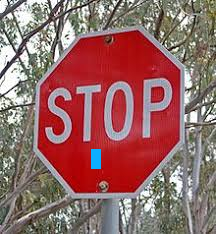
#> input picture Playing around with PyQt5/Day 8/NewImage.png, 216 x 234 px, found by its file name
$ python Example3.py
#> lines starting #> are read from the running program, lines starting #| are printed output that depends on the picture; after the words box and inside, x2 and y2 are one past the last pixel; in counts of white or black regions, pixels touching at a corner belong together
#
#  Use k-means clustering to find the most-common colors in an image
#
import cv2
import numpy as np
from sklearn.cluster import KMeans


def make_histogram(cluster):
    """
    Count the number of pixels in each cluster
    :param: KMeans cluster
    :return: numpy histogram
    """
    numLabels = np.arange(0, len(np.unique(cluster.labels_)) + 1)
    hist, _ = np.histogram(cluster.labels_, bins=numLabels)
    hist = hist.astype('float32')
    hist /= hist.sum()
    return hist


def make_bar(height, width, color):
    """
    Create an image of a given color
    :param: height of the image
    :param: width of the image
    :param: BGR pixel values of the color
    :return: tuple of bar, rgb values, and hsv values
    """
    bar = np.zeros((height, width, 3), np.uint8)
    bar[:] = color
    red, green, blue = int(color[2]), int(color[1]), int(color[0])
    hsv_bar = cv2.cvtColor(bar, cv2.COLOR_BGR2HSV)
    hue, sat, val = hsv_bar[0][0]
    return bar, (red, green, blue), (hue, sat, val)


# START HERE
img = cv2.imread('newImage.png')
#> img is the input picture: shape (234, 216, 3); mean B, G, R 102, 103.9, 147.8
height, width, _ = np.shape(img)
#> height = 234; width = 216

# reshape the image to be a simple list of RGB pixels
image = img.reshape((height * width, 3))

# we'll pick the 5 most common colors
num_clusters = 5
clusters = KMeans(n_clusters=num_clusters)
clusters.fit(image)

# count the dominant colors and put them in "buckets"
histogram = make_histogram(clusters)
# then sort them, most-common first
combined = zip(histogram, clusters.cluster_centers_)
combined = sorted(combined, key=lambda x: x[0], reverse=True)

# finally, we'll output a graphic showing the colors in order
bars = []
RGB = []
for index, rows in enumerate(combined):
    bar, rgb, hsv = make_bar(200, 200, rows[1])
    print(f'Bar {index + 1}')
    print(f'  RGB values: {rgb}')
    RGB.append(str(rgb))
    bars.append(bar)
#> this loop made 5 passes
#> (hue in make_bar, sat in make_bar, val in make_bar, rgb) on passes 1 to 5: (179, 219, 168, (168, 24, 30)), (21, 27, 122, (122, 118, 109)), (140, 5, 168, (167, 165, 168)), (24, 46, 78, (78, 75, 64)), (45, 4, 237, (235, 237, 233))
#|   RGB values: (168, 24, 30)
#|   RGB values: (122, 118, 109)
#|   RGB values: (167, 165, 168)
#|   RGB values: (78, 75, 64)
#|   RGB values: (235, 237, 233)
#> pass 1, `bar, rgb, hsv = make_bar(200, 200, rows[1])`:
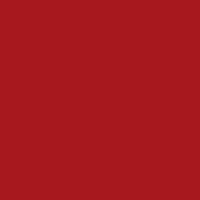
#> bar: shape (200, 200, 3); mean of channels 0, 1, 2 30, 24, 168; drawn as B, G, R
#> pass 2, `bar, rgb, hsv = make_bar(200, 200, rows[1])`:
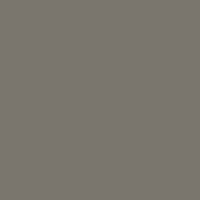
#> bar: shape (200, 200, 3); mean of channels 0, 1, 2 109, 118, 122; drawn as B, G, R
#> after the loop, RGB = ['(168, 24, 30)', '(122, 118, 109)', '(167, 165, 168)', '(78, 75, 64)', '(235, 237, 233)']; bars = 5 items

img = np.hstack(bars)
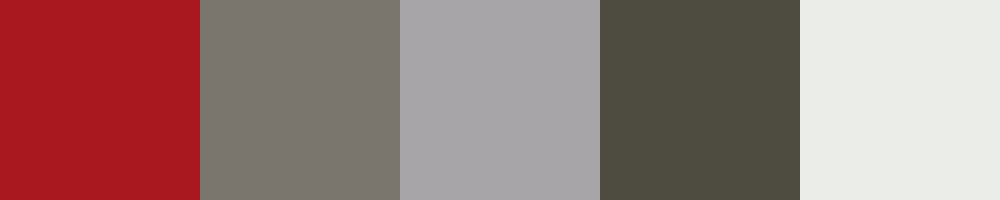
#> img: shape (200, 1000, 3); mean of channels 0, 1, 2 120.8, 123.8, 154; drawn as B, G, R
for i in range(len(RGB)):
    img = cv2.putText(img, RGB[i], (5 + (i * 200), 20), cv2.FONT_HERSHEY_TRIPLEX, 0.5, (0,0,0), 1, cv2.LINE_AA)
#> this loop made 5 passes
#> pass 1, `img = cv2.putText(img, RGB[i], (5 + (i * 200), 20), cv2.FONT_HERSHEY_T..`:
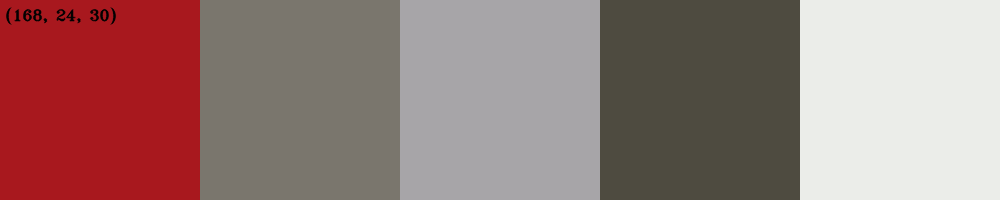
#> img: shape (200, 1000, 3); 0.41% of pixels changed, all inside (x1, y1, x2, y2) = (5, 7, 117, 25); drawn as B, G, R
#> pass 2, `img = cv2.putText(img, RGB[i], (5 + (i * 200), 20), cv2.FONT_HERSHEY_T..`:
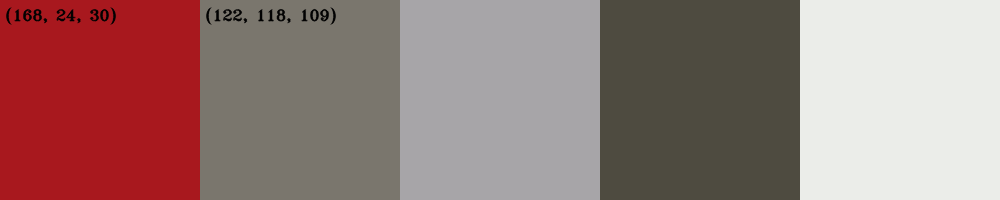
#> img: shape (200, 1000, 3); 0.44% of pixels changed, all inside (x1, y1, x2, y2) = (206, 7, 337, 25); drawn as B, G, R
#> pass 3, `img = cv2.putText(img, RGB[i], (5 + (i * 200), 20), cv2.FONT_HERSHEY_T..`:
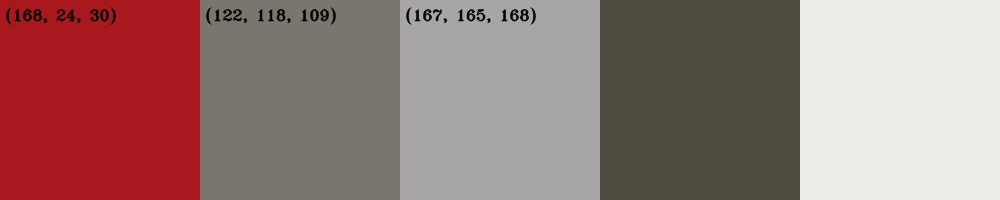
#> img: shape (200, 1000, 3); 0.47% of pixels changed, all inside (x1, y1, x2, y2) = (405, 7, 537, 25); drawn as B, G, R
#> after the loop:
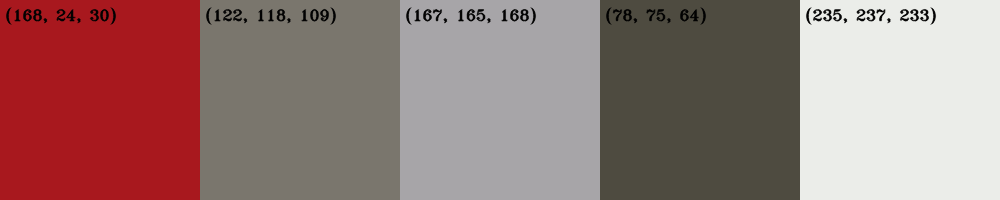
#> img: shape (200, 1000, 3); 0.85% of pixels changed, all inside (x1, y1, x2, y2) = (606, 7, 937, 25); drawn as B, G, R
cv2.imwrite("Common_Color.png", img)

cv2.imshow(f'{num_clusters} Most Common Colors', img)
cv2.waitKey(0)
